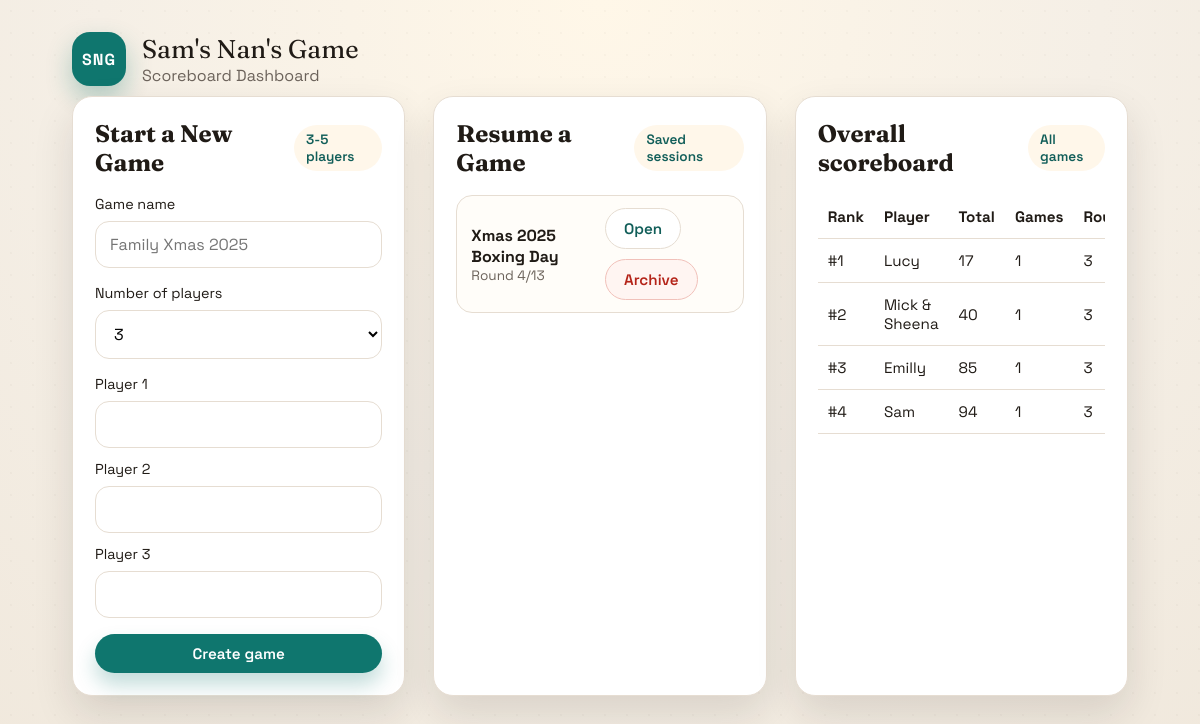
Before: / with the older database file.
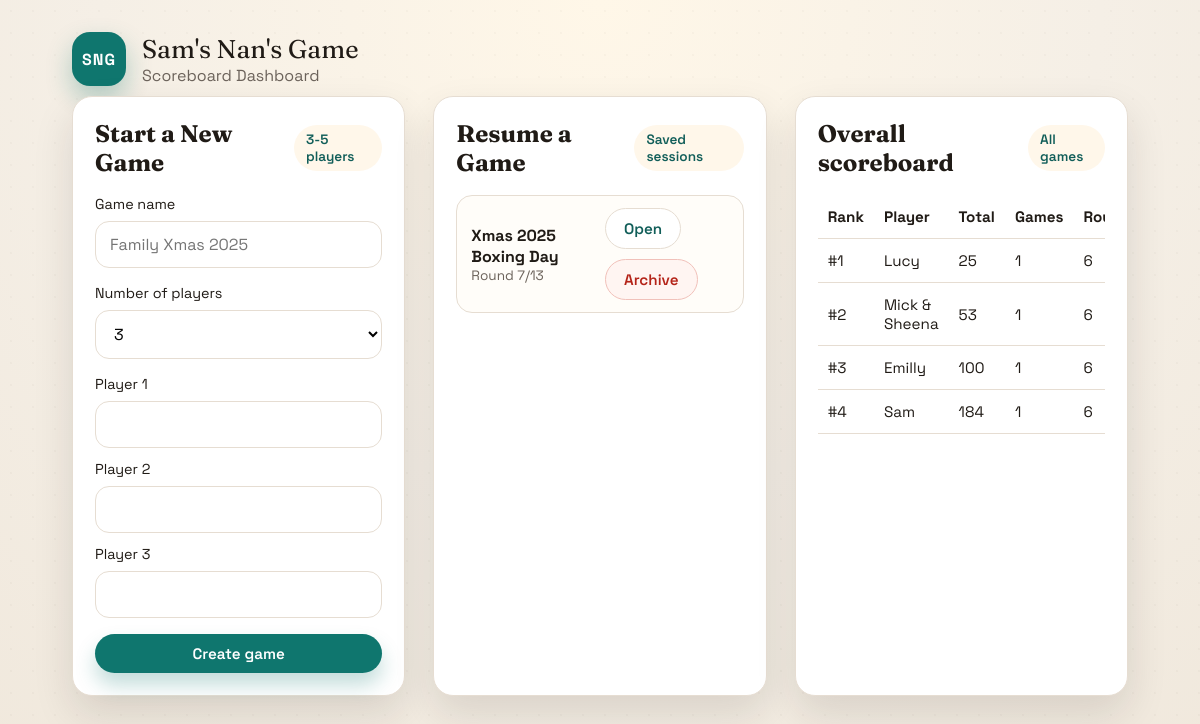
After: the same page with the newer database file.
### models.py (models this page shows)
class Game(db.Model):
    __tablename__ = "games"
    id = db.Column(db.Integer, primary_key=True)
    name = db.Column(db.String(120), nullable=False)
    current_round_index = db.Column(db.Integer, nullable=False, default=1)
    finished = db.Column(db.Boolean, nullable=False, default=False)
    archived = db.Column(db.Boolean, nullable=False, default=False)
    created_at = db.Column(db.DateTime, default=datetime.utcnow)
    players = db.relationship(
        "Player",
        back_populates="game",
        order_by="Player.sort_order",
        cascade="all, delete-orphan",
    )
    rounds = db.relationship(
        "Round",
        back_populates="game",
        order_by="Round.round_index",
        cascade="all, delete-orphan",
    )

class Person(db.Model):
    __tablename__ = "persons"
    id = db.Column(db.Integer, primary_key=True)
    display_name = db.Column(db.String(80), nullable=False, unique=True)
    created_at = db.Column(db.DateTime, default=datetime.utcnow)
    players = db.relationship(
        "Player",
        back_populates="person",
    )

### app.py (the view)
@app.route("/")
def index():
    games = Game.query.filter_by(archived=False).order_by(Game.created_at.desc()).all()
    template = "partials/game_setup_body.html" if is_htmx_request() else "game_setup.html"
    return render_template(
        template,
        games=games,
        overall_scores=build_overall_scoreboard(),
        person_names=get_person_names(),
        player_count=MIN_PLAYERS,
        player_names=["" for _ in range(MIN_PLAYERS)],
        game_name="",
        setup_errors=None,
    )

### app.py (called while the page is built)
def get_person_names():
    return [person.display_name for person in Person.query.order_by(Person.display_name).all()]

def is_htmx_request():
    return request.headers.get("HX-Request") is not None

### templates/game_setup.html
{% extends "base.html" %}
{% block content %}
  {% include "partials/game_setup_body.html" %}
{% endblock %}

### templates/partials/game_list.html (shortened to what this page needs)
{% if games %}
  <ul class="game-list">
    {% for game in games %}
      <li>
        <div>
          <div class="game-name">{{ game.name }}</div>
          <div class="game-meta">
            Round {{ game.current_round_index }}/13
          </div>
        </div>
        <div class="inline-actions">
          <button
            class="btn ghost"
            hx-get="{{ url_for('game_view', game_id=game.id) }}"
            hx-target="#app"
            hx-swap="innerHTML"
            hx-push-url="true"
          >
            Open
          </button>
          <button
            class="btn danger"
            hx-post="{{ url_for('archive_game', game_id=game.id) }}"
            hx-target="#game-list"
            hx-swap="innerHTML"
          >
            Archive
          </button>
        </div>
      </li>
    {% endfor %}
  </ul>
{% else %}
  <p class="muted">No saved games yet. Create one to get started.</p>
{% endif %}

### templates/partials/overall_scoreboard.html (shortened to what this page needs)
<div class="panel">
  <div class="panel-header">
    <h2>Overall scoreboard</h2>
    <span class="tag">All games</span>
  </div>
  {% if overall_scores %}
    <div class="table-wrap">
      <table>
        <thead>
          <tr>
            <th>Rank</th>
            <th>Player</th>
            <th>Total</th>
            <th>Games</th>
            <th>Rounds</th>
          </tr>
        </thead>
        <tbody>
          {% for row in overall_scores %}
            <tr>
              <td>#{{ row.rank }}</td>
              <td>{{ row.name }}</td>
              <td>{{ row.total_score }}</td>
              <td>{{ row.games_played }}</td>
              <td>{{ row.rounds_played }}</td>
            </tr>
          {% endfor %}
        </tbody>
      </table>
    </div>
  {% else %}
    <p class="muted">No scored rounds yet. Play a game to populate totals.</p>
  {% endif %}
</div>

Changed rows visible on the page:
changed Game: current_round_index "4" → "7"
computed for Person "Lucy": total_score "17" → "25"; rounds_played "3" → "6"
computed for Person "Mick & Sheena": total_score "40" → "53"; rounds_played "3" → "6"
computed for Person "Emilly": total_score "85" → "100"; rounds_played "3" → "6"
computed for Person "Sam": total_score "94" → "184"; rounds_played "3" → "6"
